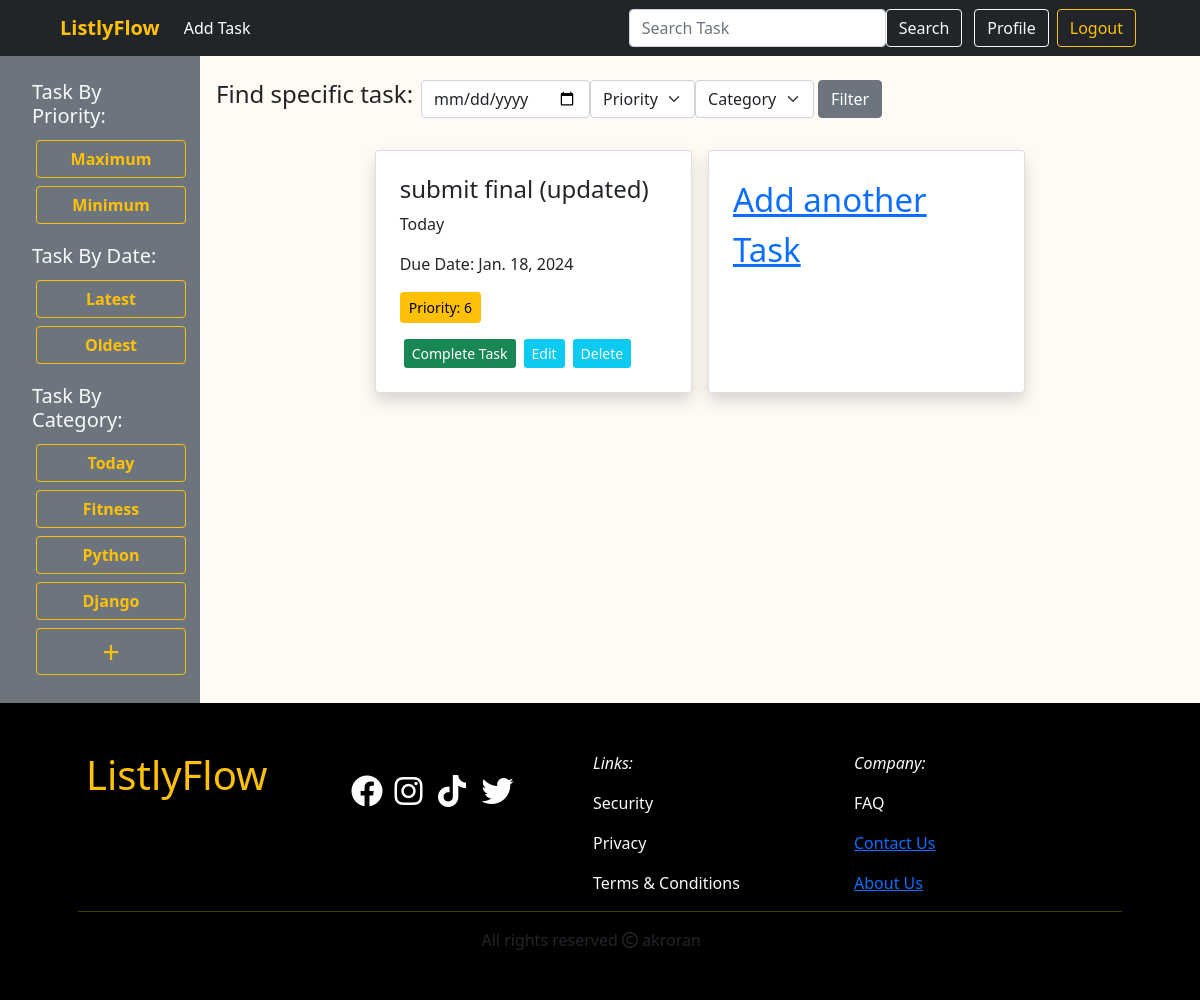
/category/today/ (signed in), run on an earlier commit of the app's database.
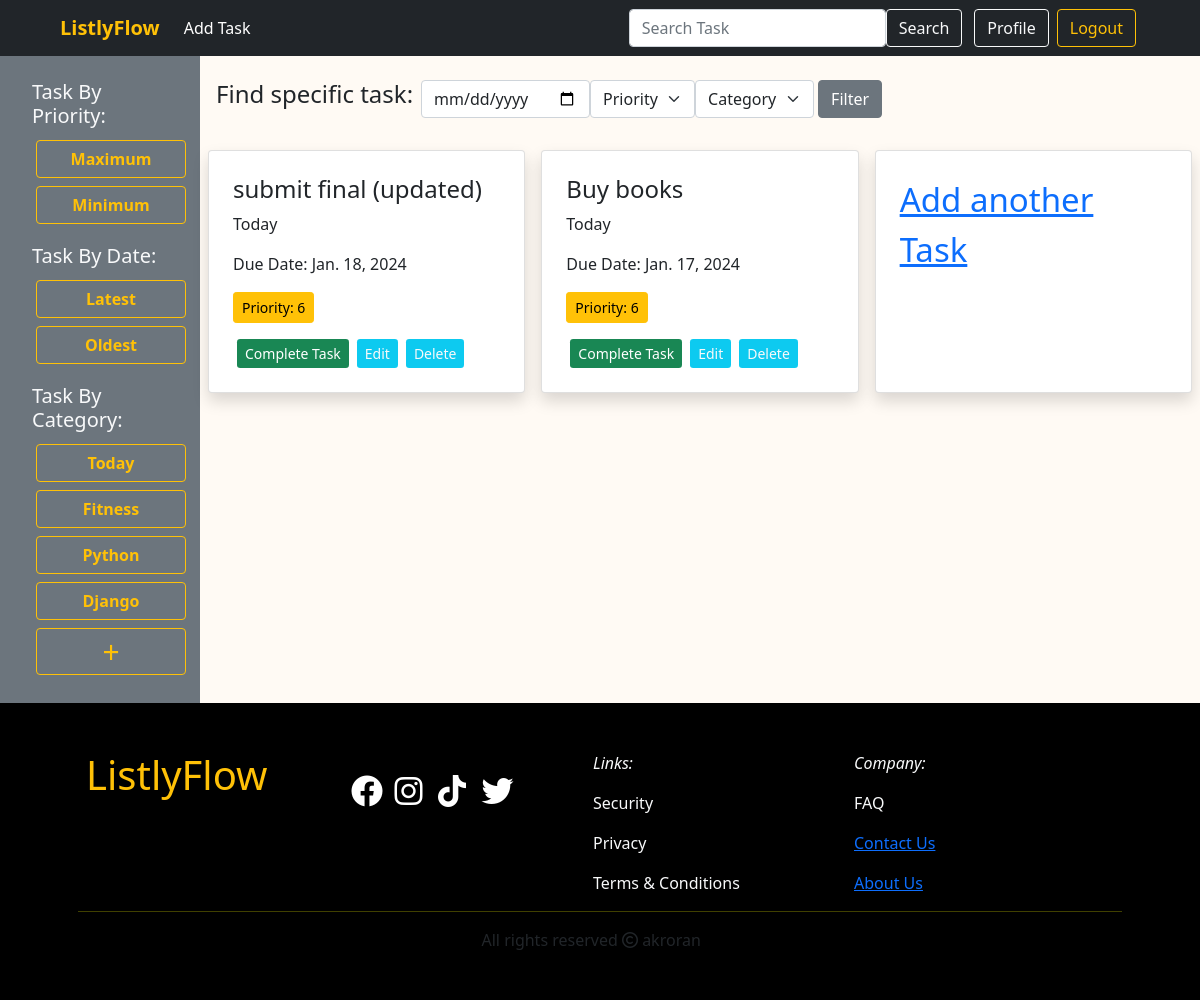
And on a later commit of the database.
### task/models.py (models this page shows, shortened)
class Category(models.Model):
    name = models.CharField(max_length=30)
    slug = AutoSlugField(populate_from='name', editable=True, always_update=True)
    def __str__(self):
        return self.name
    class Meta:
        verbose_name_plural = "Categories"

class Task(models.Model):
    title = models.CharField(max_length=250)
    description = models.TextField(blank=True, null=True)
    status = models.BooleanField(default=False)
    due_date = models.DateField(null=True, blank=True)
    priority = models.IntegerField(default=1, choices = [(0,'0'),(1,'1'),(2,'2'),(3,'3'),(4,'4'),(5,'5'),(6,'6'),(7,'7'),(8,'8')])
    category = models.ForeignKey(Category, on_delete=models.CASCADE,related_name='tasks')
    user = models.ForeignKey(User, on_delete=models.CASCADE, related_name='tasks')

### listlyflow/views.py (the view, shortened to what this page needs)
# urls.py: path('', views.home, name='home'),
def home(request, slug = None):
    form = TaskFilterForm()
    search = request.GET.get('search')
    if request.user.is_authenticated:
        user = request.user
        if slug is not None:
            category = Category.objects.get(slug=slug)
            data = Task.objects.filter(category=category, user=user).order_by('status')
        else:
            data = Task.objects.filter(user=user).order_by('status')
    else :
        data = {}
    categories = Category.objects.all()
    return render(request, 'home.html', {'data': data,'categories': categories, 'form': form})

### task/forms.py
class TaskFilterForm(forms.Form):
    date = forms.DateField(widget=forms.DateInput(attrs={'type': 'date'}), required=False)
    priority = forms.ChoiceField(choices = [( '','Priority'), (0,'0'),(1,'1'),(2,'2'),(3,'3'),(4,'4'),(5,'5'),(6,'6'),(7,'7'),(8,'8')], required=False)
    category = forms.ModelChoiceField(queryset=models.Category.objects.all(), empty_label='Category', required=False)

### templates/home.html (shortened to what this page needs)
{% extends "base.html" %}
{% load static %}
{% block css_link %}
<link rel="stylesheet" href="{% static "css/home.css" %}">
{% endblock css_link %}
{% block content %}
{% load crispy_forms_tags %}
{% if request.user.is_authenticated %}
<div class="d-flex flex-wrap">
  <div class="col-2 bg-secondary text-light p-4">
    <h5 class="text-light mx-2 mb-2">Task By Priority:</h5>
    <div class="ms-2 mb-3">
        <a class="btn btn-outline-warning m-1"
        style="width: 150px; font-weight: 600;"
        href="{% url "sort-priority" True %}">Maximum</a>
        <a class="btn btn-outline-warning m-1"
        style="width: 150px; font-weight: 600;"
        href="{% url "sort-priority" False %}">Minimum</a>
      </div>
    <h5 class="text-light mx-2 mb-2">Task By Date:</h5>
    <div class="ms-2 mb-3">
        <a class="btn btn-outline-warning m-1"
        style="width: 150px; font-weight: 600;"
        href="{% url "sort-date" False %}">Latest</a>
        <a class="btn btn-outline-warning m-1"
        style="width: 150px; font-weight: 600;"
        href="{% url "sort-date" True %}">Oldest</a>
      </div>
    <h5 class="text-light mx-2 mb-2">Task By Category:</h5>
    <div class="ms-2">
        {% for category in categories %}
          <a class="btn btn-outline-warning m-1"
          style="width: 150px; font-weight: 600;"
          href="{% url "sort-category" category.slug %}">{{ category.name }}</a>
          {% endfor %}
        </div>
    <div class="ms-2">
        <a class="btn btn-outline-warning m-1 p-0"
        style="width: 150px; font-weight: 500; font-size: 30px;"
        href="{% url "add-category" %}"> + </a>
  </div>
</div>
  <div class="col-10">
  <div class="d-flex m-3">
    <h4 class="mt-2">Find specific task:</h4>
    <form class="d-flex p-2" action="{% url "filter" %}">
      {% for f in form  %}
      <div>
        {{f}}
      </div>
      {% endfor %}
      <button class="btn btn-secondary mx-1" type="submit">Filter</button>
    </form>
  </div>
    <div
    class="d-flex flex-wrap justify-content-center" >
      {% for task in data %}
          <div class="col-md-4 d-flex align-items-stretch">
            <div class="card p-2 m-2 shadow w-100">
              <div class="card-body">
                <h4> {{task.title}} </h4>
                <p> {{task.category}} </p>
                <p> Due Date: {{task.due_date}} </p>
                {% if task.priority > 6 %}
                <p class="btn btn-sm btn-danger ">Priority: {{task.priority}} </p>
                {% elif task.priority > 4 %}
                <p class="btn btn-sm btn-warning">Priority: {{task.priority}} </p>
                {% else %}
                <p class="btn btn-sm btn-success">Priority: {{task.priority}} </p>
                {% endif %}
                <div class="d-flex ">
                    {% if task.status %}
                    <a class="btn-sm btn-secondary mx-1 text-decoration-none" disabled>Completed</a>
                    {% else %}
                    <a class="btn-sm btn-success mx-1 text-decoration-none" href="{% url "task-done" task.id %}">Complete Task</a>
                    {% endif %}
                    <a class="btn-sm btn-info mx-1 text-light text-decoration-none" href="{% url "edit-task" task.id %}">Edit</a>
                    <a class="btn-sm btn-info mx-1 text-light text-decoration-none" href="{% url "delete-task" task.id %}">Delete</a>
                </div>
              </div>
            </div>
          </div>
      {% endfor %}
      <div class="col-md-4 col-sm-6 d-flex align-items-stretch">
        <div class="card p-2 m-2 shadow w-100">
          <div class="card-body">
            <div class="d-flex align-items-center justify-content-center"
            style="font-size:33px">
                <a href="{% url "add-task" %}">Add another Task</a>
            </div>
          </div>
        </div>
      </div>
      </div>
  </div>
</div>
{% endif %}
{% endblock content %}

What changed in the data, as far as the page shows it:
now on this page (row edited): Task: title "Buy books", category "Today", due_date "Jan. 17, 2024", priority "6", status "Complete Task"
